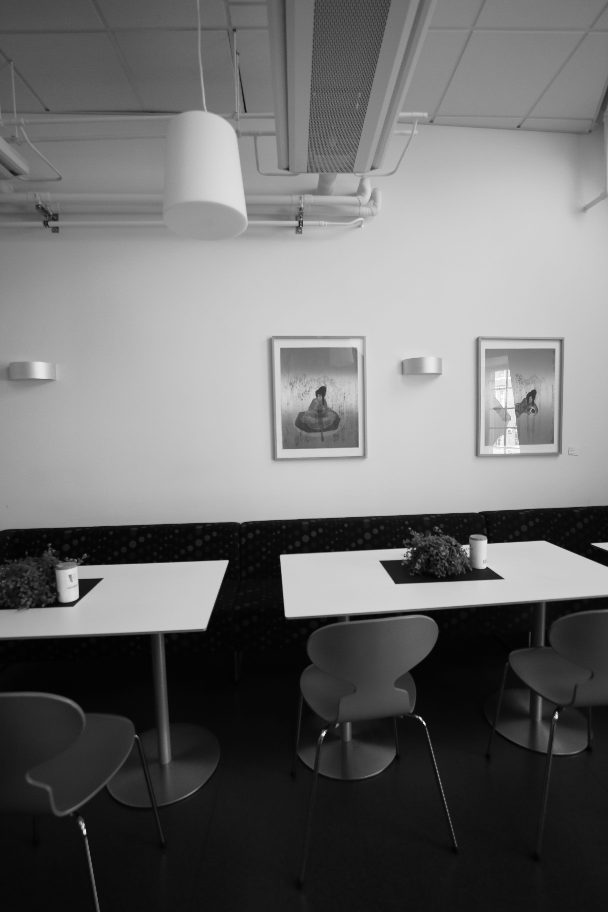
#> input picture hw2/input1.png, 608 x 912 px
$ python 1.py   (Python 2 division)
#> lines starting #> are read from the running program, lines starting #| are printed output that depends on the picture
import os
import sys
import cv2
import numpy as np
import matplotlib.pyplot as plt


def feature_matching(img1, img2, savefig=False):
    # Initiate SIFT detector
    sift = cv2.xfeatures2d.SIFT_create()
    # find the keypoints and descriptors with SIFT
    kp1, des1 = sift.detectAndCompute(img1, None)
    kp2, des2 = sift.detectAndCompute(img2, None)
    # FLANN parameters
    FLANN_INDEX_KDTREE = 1
    index_params = dict(algorithm=FLANN_INDEX_KDTREE, trees=5)
    search_params = dict(checks=50)  # or pass empty dictionary
    flann = cv2.FlannBasedMatcher(index_params, search_params)
    matches2to1 = flann.knnMatch(des2, des1, k=2)

    matchesMask_ratio = [[0, 0] for i in xrange(len(matches2to1))]
    match_dict = {}
    for i, (m, n) in enumerate(matches2to1):
        if m.distance < 0.7 * n.distance:
            matchesMask_ratio[i] = [1, 0]
            match_dict[m.trainIdx] = m.queryIdx

    good = []
    recip_matches = flann.knnMatch(des1, des2, k=2)
    matchesMask_ratio_recip = [[0, 0] for i in xrange(len(recip_matches))]

    for i, (m, n) in enumerate(recip_matches):
        if m.distance < 0.7 * n.distance:  # ratio
            if m.queryIdx in match_dict and match_dict[m.
                                                       queryIdx] == m.trainIdx:  #reciprocal
                good.append(m)
                matchesMask_ratio_recip[i] = [1, 0]

    if savefig:
        draw_params = dict(
            matchColor=(0, 255, 0),
            singlePointColor=(255, 0, 0),
            matchesMask=matchesMask_ratio_recip,
            flags=0)
        img3 = cv2.drawMatchesKnn(img1, kp1, img2, kp2, recip_matches, None,
                                  **draw_params)

        plt.figure(), plt.xticks([]), plt.yticks([])
        plt.imshow(img3, )
        plt.savefig("feature_matching.png", bbox_inches='tight')
        # plt.show()

    return ([kp1[m.queryIdx].pt
             for m in good], [kp2[m.trainIdx].pt for m in good])


def getTransform(src, dst, method='affine'):
    pts1, pts2 = feature_matching(src, dst)

    src_pts = np.float32(pts1).reshape(-1, 1, 2)
    dst_pts = np.float32(pts2).reshape(-1, 1, 2)

    if method == 'affine':
        M, mask = cv2.estimateAffine2D(
            src_pts, dst_pts, cv2.RANSAC, ransacReprojThreshold=5.0)
        M = np.append(M, [[0, 0, 1]], axis=0)

    if method == 'homography':
        M, mask = cv2.findHomography(src_pts, dst_pts, cv2.RANSAC, 5.0)

    matchesMask = mask.ravel().tolist()

    return (M, pts1, pts2, mask)

def RMSD(questionID, target, master):
    # Get width, height, and number of channels of the master image
    master_height, master_width = master.shape[:2]
    master_channel = len(master.shape)

    # Get width, height, and number of channels of the target image
    target_height, target_width = target.shape[:2]
    target_channel = len(target.shape)

    # Validate the height, width and channels of the input image
    if (master_height != target_height or master_width != target_width
            or master_channel != target_channel):
        return -1
    else:
        nonZero_target = cv2.countNonZero(target)
        nonZero_master = cv2.countNonZero(master)

        if (questionID == 1):
            if (nonZero_target < 1200000):
                return -1
        elif (questionID == 2):
            if (nonZero_target < 700000):
                return -1
        else:
            return -1

        total_diff = 0.0
        master_channels = cv2.split(master)
        target_channels = cv2.split(target)

        for i in range(0, len(master_channels), 1):
            dst = cv2.absdiff(master_channels[i], target_channels[i])
            dst = cv2.pow(dst, 2)
            mean = cv2.mean(dst)
            total_diff = total_diff + mean[0]**(1 / 2.0)

        return total_diff


imc = cv2.imread("../hw2/input1.png", 0)
#> imc is the input picture: shape (912, 608); min 0, max 255, mean 109.7
imc = cv2.copyMakeBorder(imc, 200, 200, 500, 500, cv2.BORDER_CONSTANT)
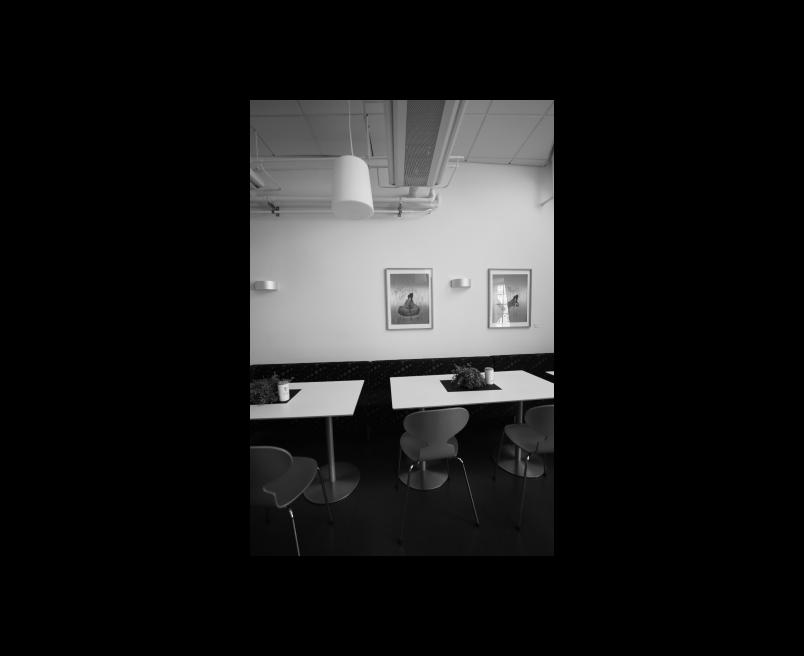
#> imc: shape (1312, 1608) (shown at 1/2 size); min 0, max 255, mean 28.8
imr = cv2.imread("../hw2/input2.png", 0)
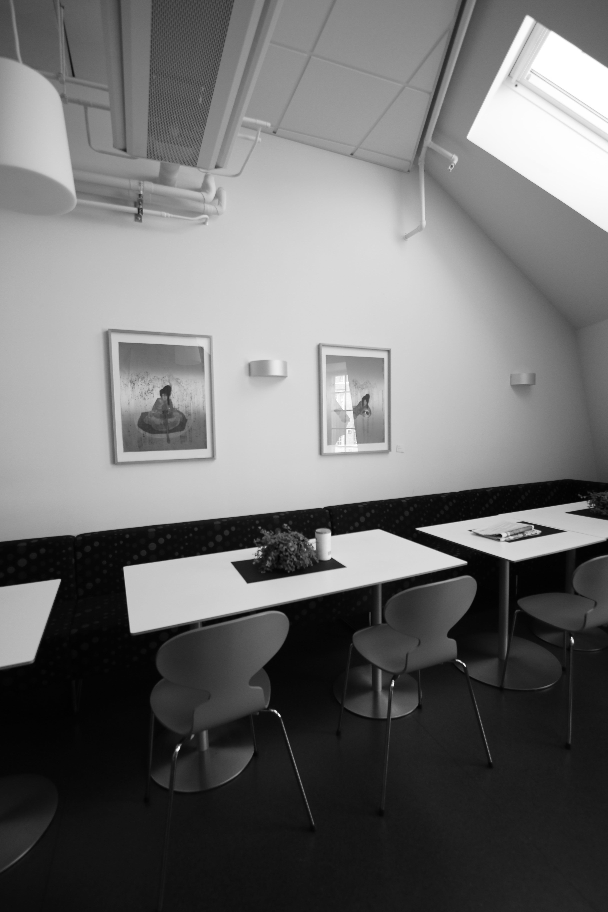
#> input picture hw2/input2.png, 608 x 912 px
#> imr is the input picture: shape (912, 608); min 1, max 255, mean 111.1
iml = cv2.imread("../hw2/input3.png", 0)
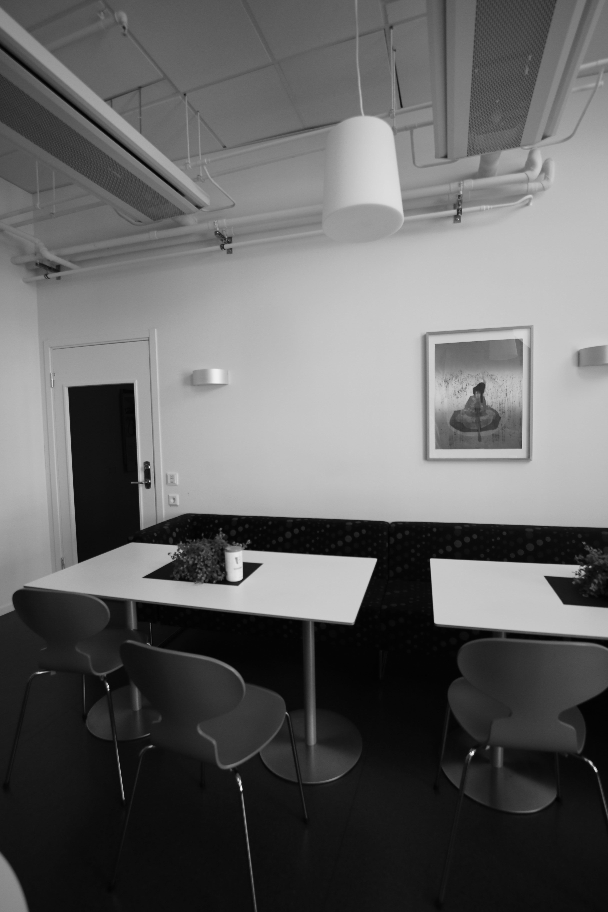
#> input picture hw2/input3.png, 608 x 912 px
#> iml is the input picture: shape (912, 608); min 1, max 252, mean 100.1

(M, pts1, pts2, mask) = getTransform(imr, imc, "homography")
#> in feature_matching, `kp1, des1 = sift.detectAndCompute(img1, None)`: kp1 = 470 keypoints; strongest (x, y, size): (178, 749, 2.9), (393, 684, 2.1), (275, 711, 1.9), (572, 640, 2.5)
#> in feature_matching, `kp2, des2 = sift.detectAndCompute(img2, None)`: kp2 = 668 keypoints; strongest (x, y, size): (829, 525, 396.5), (823, 934, 2.8), (1104, 746, 5.5), (1056, 916, 2.8)
#> in feature_matching, `matches2to1 = flann.knnMatch(des2, des1, k=2)`: matches2to1 = 668 matches
#> in feature_matching, `matchesMask_ratio = [[0, 0] for i in xrange(len(matches2to1))]`: matchesMask_ratio = 668 pairs, first value 0 to 0, second value 0 to 0
#> after the loop in feature_matching, `for i, (m, n) in enumerate(matches2to1):`: match_dict = 221 items; matchesMask_ratio = 668 pairs, first value 0 to 1, second value 0 to 0
#> in feature_matching, `recip_matches = flann.knnMatch(des1, des2, k=2)`: recip_matches = 470 matches
#> in feature_matching, `matchesMask_ratio_recip = [[0, 0] for i in xrange(len(recip_matches))]`: matchesMask_ratio_recip = 470 pairs, first value 0 to 0, second value 0 to 0
#> after the loop in feature_matching, `for i, (m, n) in enumerate(recip_matches):`: good = 198 matches; matchesMask_ratio_recip = 470 pairs, first value 0 to 1, second value 0 to 0
#> in getTransform, `pts1, pts2 = feature_matching(src, dst)`: pts1 = 198 pairs, first value 54.49 to 419, second value 77.63 to 760.4; pts2 = 198 pairs, first value 674.4 to 1088.1, second value 314.2 to 959.8
#> in getTransform, `src_pts = np.float32(pts1).reshape(-1, 1, 2)`: src_pts = 198 rows, first 8: [54.49, 77.63], [55.13, 577.4], [62.21, 96.28], [74.96, 167.4], [76.41, 181.1], [86, 105], [88.76, 566.7], [106.5, 335.5]
#> in getTransform, `dst_pts = np.float32(pts2).reshape(-1, 1, 2)`: dst_pts = 198 rows, first 8: [730.9, 317.3], [724.1, 758.4], [736.9, 331.7], [746.9, 392.8], [748.1, 404.9], [755.1, 334.7], [752.1, 751], [770.2, 542.1]
#> in getTransform, `M, mask = cv2.findHomography(src_pts, dst_pts, cv2.RANSAC, 5.0)`: M = [[0.298, -0.00302, 691.8], [-0.394, 0.869, 259.2], [-0.00063, 1.52e-05, 1]]; mask = 198 values, max 1 at index 0, min 0 at index 59, mean 0.97
#> in getTransform, `matchesMask = mask.ravel().tolist()`: matchesMask has the same summary as mask
outcr = cv2.warpPerspective(imr, M, (imc.shape[1], imc.shape[0]))
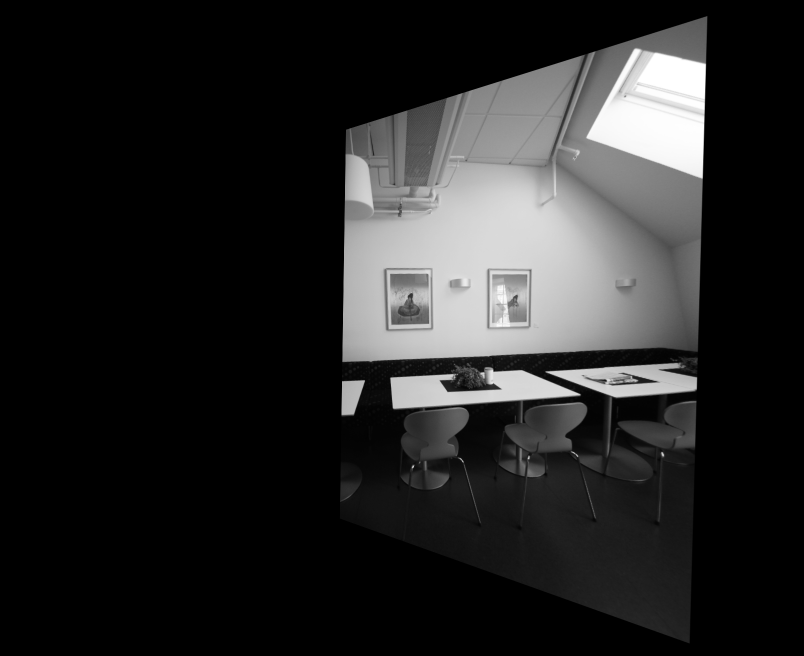
#> outcr: shape (1312, 1608) (shown at 1/2 size); min 0, max 255, mean 38.1

(M, pts1, pts2, mask) = getTransform(iml, imc, "homography")
#> in feature_matching (call 2), `kp1, des1 = sift.detectAndCompute(img1, None)`: kp1 = 495 keypoints; strongest (x, y, size): (241, 789, 2.1), (472, 753, 3.2), (595, 769, 2.4), (249, 568, 9.1)
#> in feature_matching (call 2), `recip_matches = flann.knnMatch(des1, des2, k=2)`: recip_matches = 495 matches
#> after the loop in feature_matching (call 2), `for i, (m, n) in enumerate(recip_matches):`: good = 170 matches; matchesMask_ratio_recip = 495 pairs, first value 0 to 1, second value 0 to 0
#> in getTransform (call 2), `src_pts = np.float32(pts1).reshape(-1, 1, 2)`: src_pts = 170 rows, first 8: [58.43, 277.8], [120.9, 665.2], [154.2, 523.5], [190.5, 562.2], [190.5, 562.2], [198.9, 554.8], [199.1, 575.5], [199.1, 575.5]
#> in getTransform (call 2), `dst_pts = np.float32(pts2).reshape(-1, 1, 2)`: dst_pts = 170 rows, first 8: [873, 397.1], [501.9, 894.6], [933.8, 204.3], [511, 786.4], [511, 786.4], [522.1, 776.5], [522.9, 800.7], [522.9, 800.7]
#> M = [[2.15, 0.0346, 183.6], [0.642, 1.4, 33.08], [0.00103, 5.55e-06, 1]]; pts1 = 170 pairs, first value 58.43 to 601.3, second value 70.63 to 797.9; pts2 = 170 pairs, first value 501.9 to 1059.3, second value 204.3 to 1027; mask = 170 values, max 1 at index 3, min 0 at index 0, mean 0.929
outlc = cv2.warpPerspective(iml, M, (imc.shape[1], imc.shape[0]))
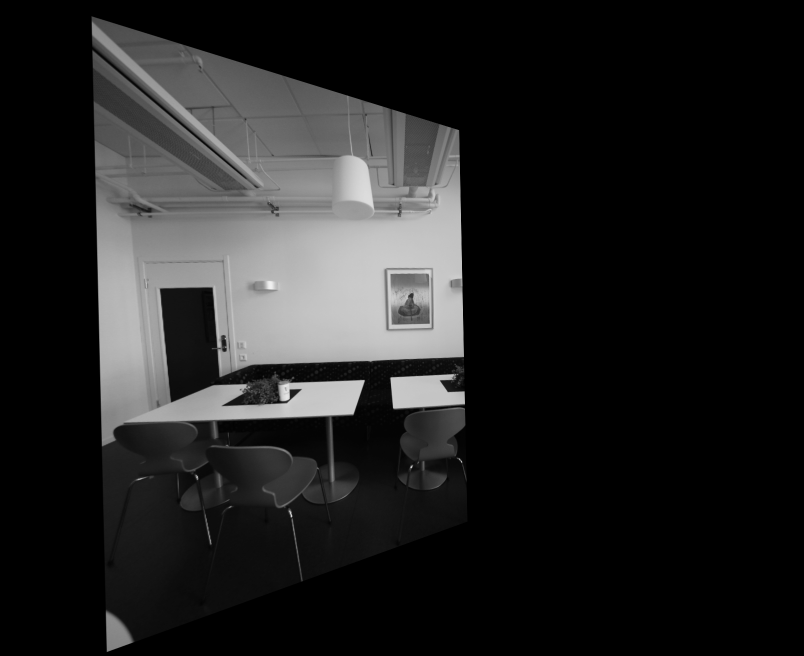
#> outlc: shape (1312, 1608) (shown at 1/2 size); min 0, max 241, mean 33.9

cv2.namedWindow("imw", cv2.WINDOW_NORMAL)
cv2.imshow("imw", outcr)
cv2.waitKey()
cv2.imshow("imw", imc)
cv2.waitKey()
cv2.imshow("imw", outlc)
cv2.waitKey()

imfinal = np.maximum.reduce([outcr, imc, outlc])
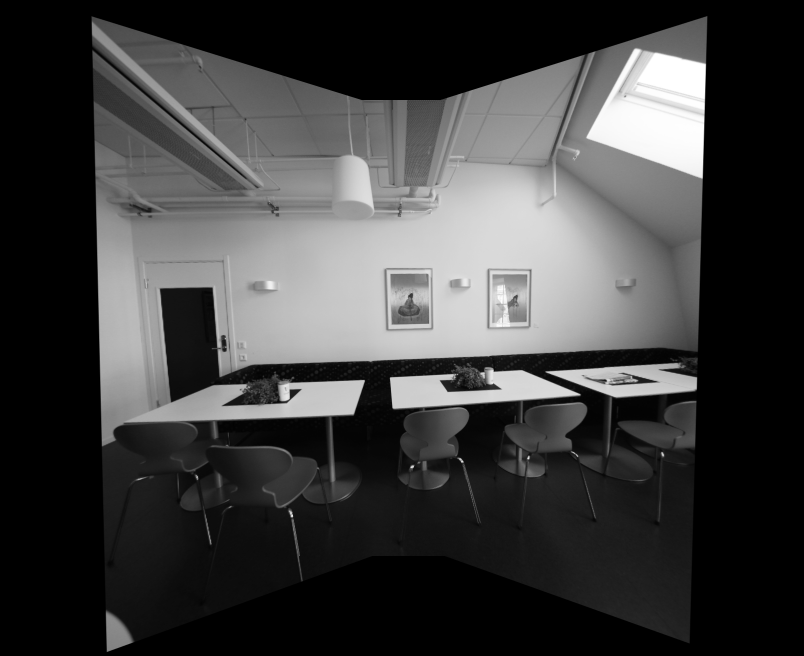
#> imfinal: shape (1312, 1608) (shown at 1/2 size); min 0, max 255, mean 62.5
cv2.imshow("imw", imfinal)
cv2.waitKey()

imdemo = cv2.imread("../hw2/example_output1.png", 0)
cv2.imshow("imw", imdemo)
cv2.waitKey()

print RMSD(1, imdemo, imfinal)
#> (the run stopped early here; a loop or call above may not have finished)
